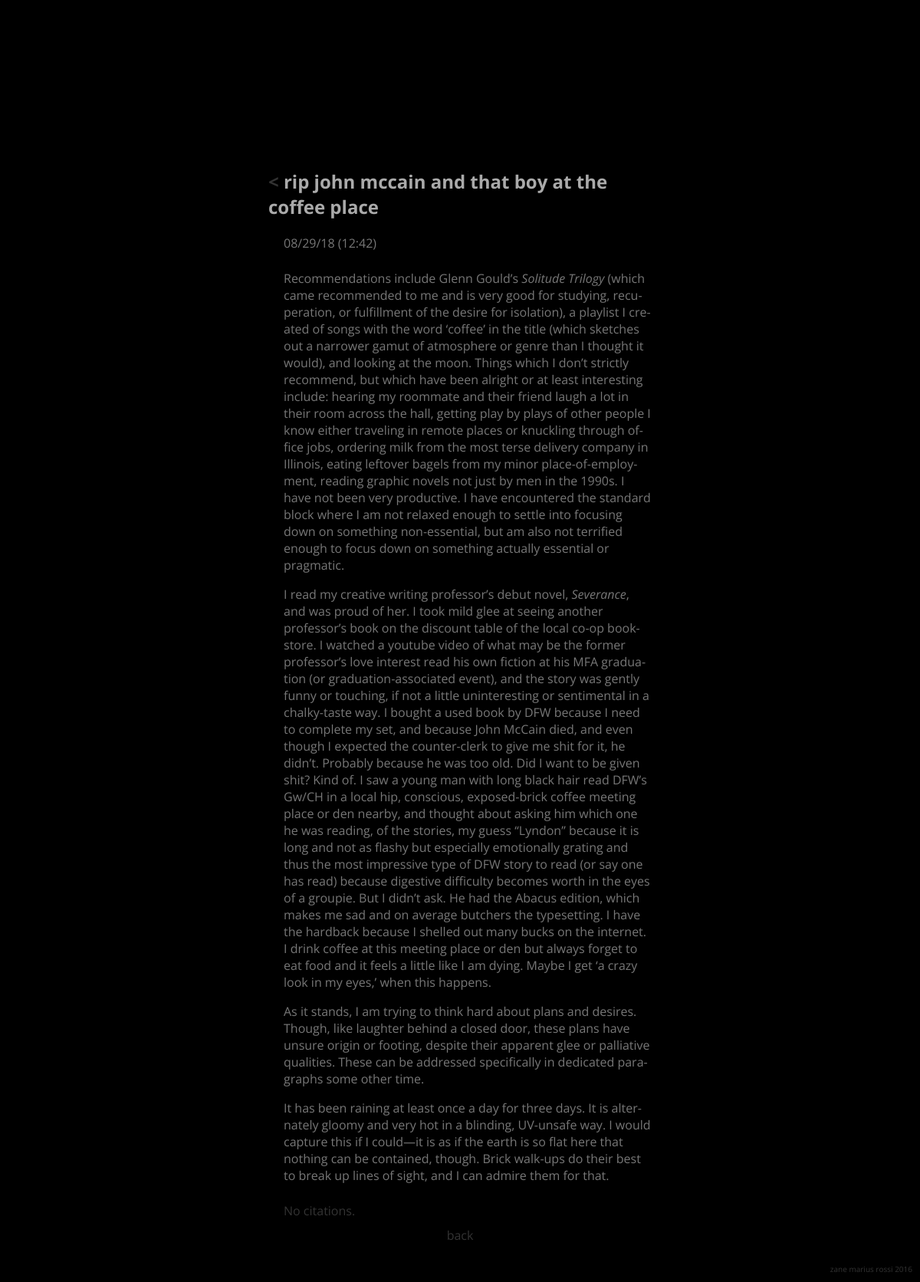
Page /status/23/ on the earlier database version.
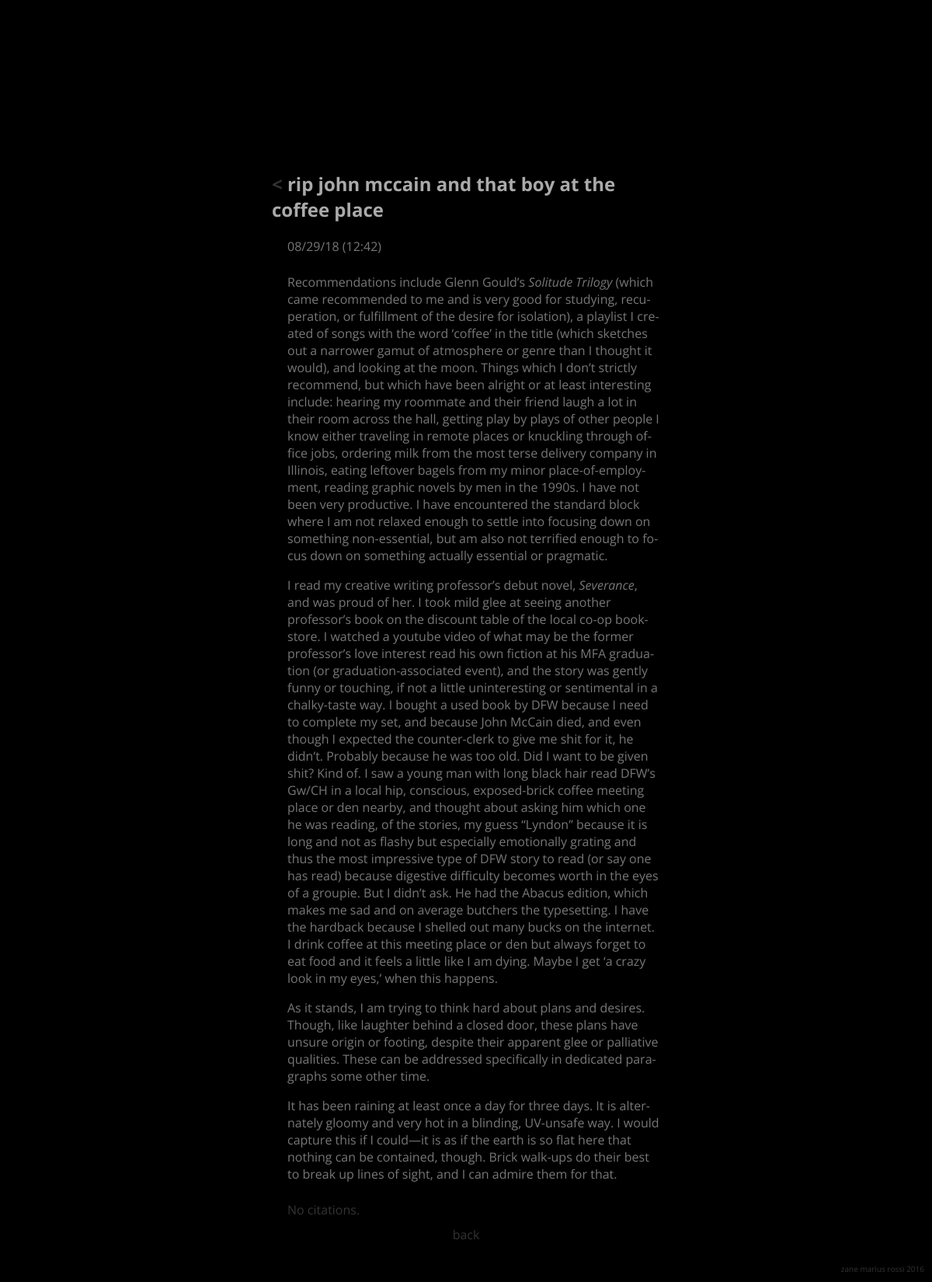
Same page on the later database version.
### status/models.py (models this page shows, shortened)
class StatusObject(models.Model):
	status_title = models.CharField(max_length=200, default="update")
	description  = models.CharField(max_length=500, default="no description")
	status_text  = models.TextField(max_length=5000, default="There is no text.")
	pub_date     = models.DateTimeField('date published', default=timezone.now)
	cited_works  = models.ManyToManyField('library.LibraryObject', blank=True)

### status/views.py (the view)
# urls.py: path("<int:status_id>/", views.individual, name="individual"),
def individual(request, status_id):
	status = get_object_or_404(StatusObject, pk=status_id)
	cited_works = status.cited_works.all()
	return render(request, 'status/individual_status.html', {'status' : status, 'cited_works' : cited_works})

### status/templates/status/individual_status.html (shortened to what this page needs)
{% extends 'base/base.html' %}
{% block content %}
	<div class="heading">
	</div>
	{% if status %}
		<div class="sub-heading">
			<h2>
				<a href="{% url 'status:index' %}">< </a>{{ status.status_title }}
			</h2>
		</div>
		<div class="info">
			<div class="info_date">
				{{ status.pub_date|date:"m/d/y (H:i)" }}
			</div>
			<div class="info_text">
				{{ status.status_text|safe }}
			</div>
		</div>
	{% else %}
		<div class="info">
			<p>No status is available.</p>
		</div>
	{% endif %}
	<div class="citations">
	{% if cited_works %}
		{% for elem in cited_works %}
			<span class="info_text">
				<a href="{% url 'library:individual' elem.pk %}">{{ elem.title }} – {{ elem.author }}</a>
			</span>
			<br>
		{% endfor %}
	{% else %}
		<span class="info_text">
			No citations.
		</span>
	{% endif %}
	</div>
	<div class="nav">
		<a href="{% url 'status:index' %}">back</a>
	</div>
	<div class="footer">
		zane marius rossi 2016
	</div>
{% endblock %}

Differences in the rows shown:
changed StatusObject "rip john mccain and that boy at the coffee place": status_text "…place-of-employment, reading graphic novels not just by men in the…" → "…place-of-employment, reading graphic novels by men in the…"
